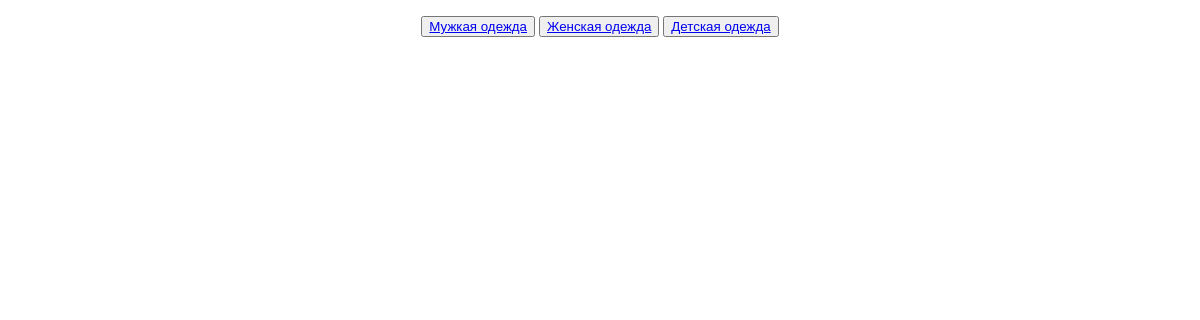
The app's page /all_cloth/, older data.
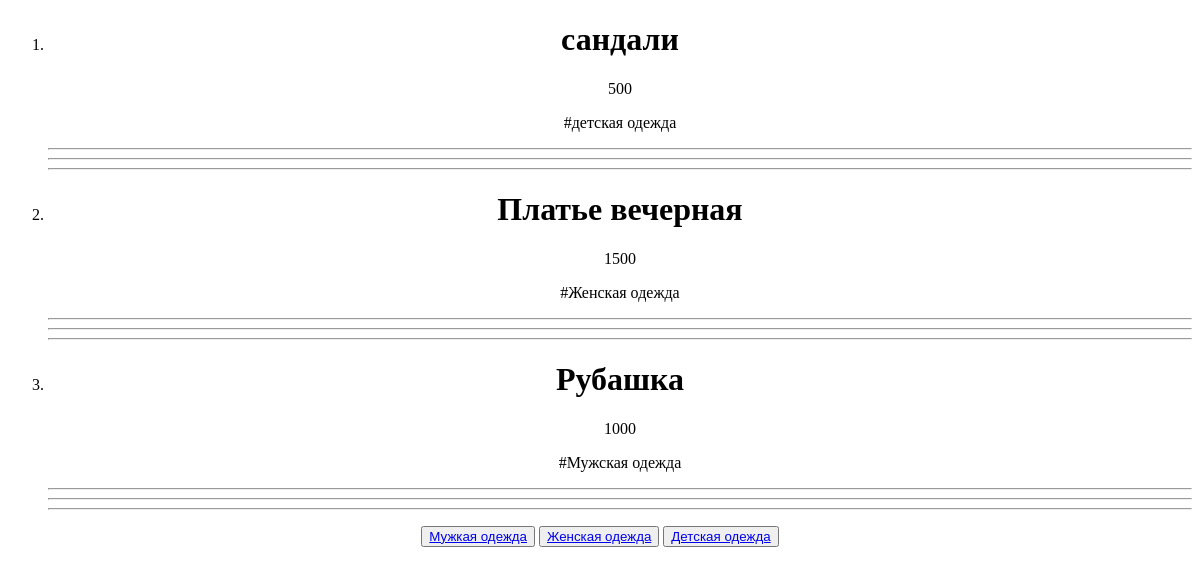
The same page, newer data.
### cloth/models.py (models this page shows, shortened)
class Cloth(models.Model):
    name = models.CharField(max_length=100)
    description = models.TextField(blank=True)
    price = models.PositiveIntegerField(default=100)
    tags = models.ManyToManyField(TagCloth)

class TagCloth(models.Model):
    name = models.CharField(max_length=50)

### cloth/views.py (the view)
# urls.py: path("all_cloth/", views.AllClothView.as_view(), name="all_cloth"),
class AllClothView(generic.ListView):
    template_name = "cloth/all_cloth.html"
    context_object_name = "cloth"
    model = models.Cloth
    def get_queryset(self):
        return self.model.objects.filter().order_by("-id")

### templates/cloth/all_cloth.html (shortened to what this page needs)
<!DOCTYPE html>
<html lang="en">
<head>
</head>
<body>
<center>
    <ol>
        {% for i in cloth %}
        <li>
            <h1>{{ i.name }}</h1>
            <p>{{ i.price }}</p>
            {% for j in i.tags.all %}
                <p>#{{ j.name }}</p>
            {% endfor %}
        </li>
            <hr>
            <hr>
            <hr>
        {% endfor %}
    </ol>
    <button><a href="/male/">Мужкая одежда</a></button>
    <button><a href="/female/">Женская одежда</a></button>
    <button><a href="/kids/">Детская одежда</a></button>
</center>
</body>
</html>

Row changes from the older to the newer data that the page shows:
added Cloth: name "сандали", price "500"
added TagCloth: name "детская одежда", shown under "сандали"
added Cloth: name "Платье вечерная", price "1500"
added TagCloth: name "Женская одежда", shown under "Платье вечерная"
added Cloth: name "Рубашка", price "1000"
added TagCloth: name "Мужская одежда", shown under "Рубашка"
